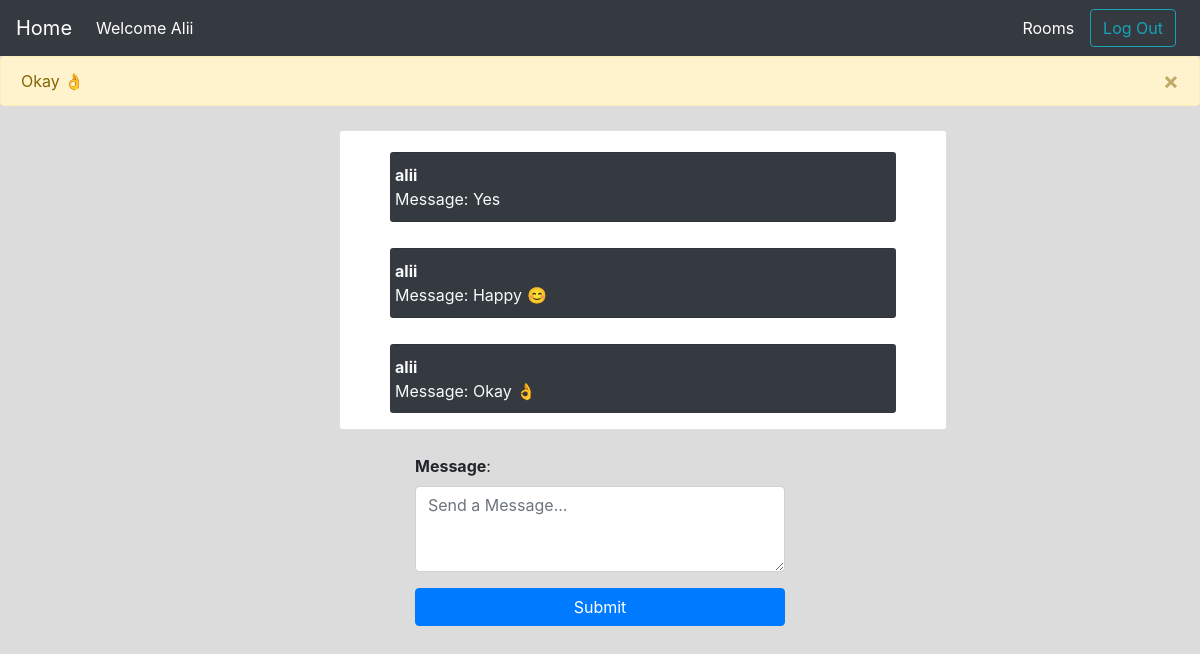
Page /rooms/work/ (signed in) on the earlier database version.
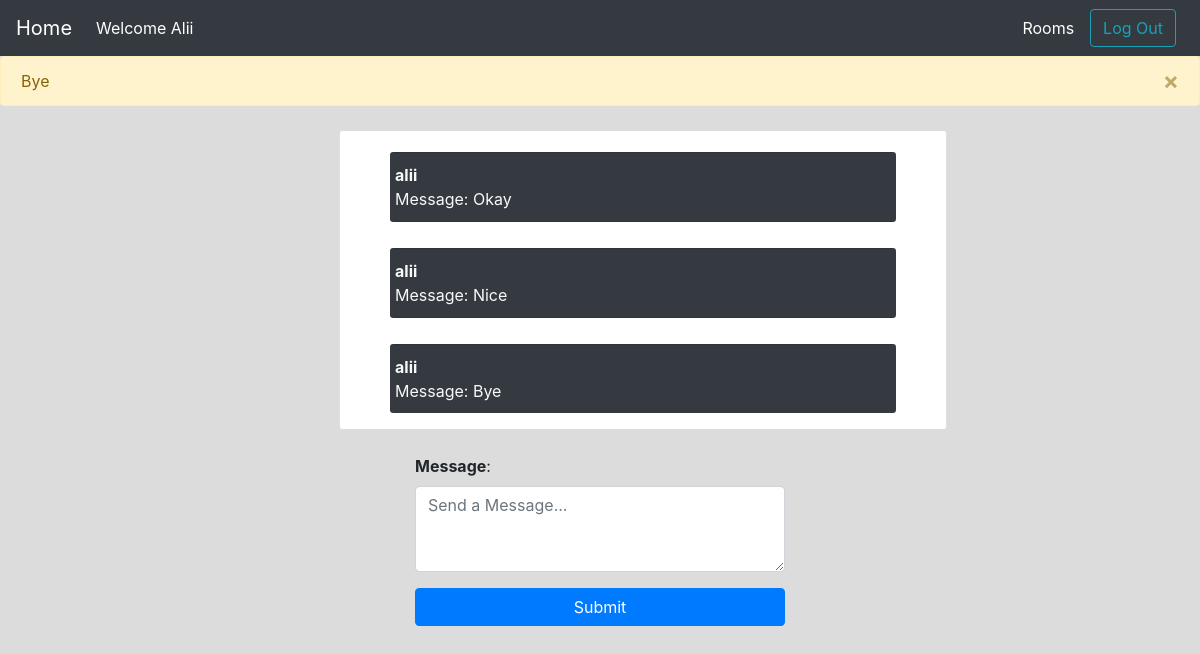
Same page on the later database version.
### rooms/models.py (models this page shows)
class Message(models.Model):
    room = models.ForeignKey(Room, related_name='messages', on_delete=models.CASCADE)
    user = models.ForeignKey(User, related_name='messages', on_delete=models.CASCADE)
    content = models.TextField()
    date_added = models.DateTimeField(auto_now_add=True)
    class Meta:
        ordering = ('date_added',)
    def __str__(self):
        return self.content

### rooms/views.py (the view)
# urls.py: path('<slug:slug>/', views.Room_detail, name='room_detail'),
@login_required
def Room_detail(request,slug):
    room = Room.objects.get(slug=slug)
    messages = Message.objects.filter(room=room)[0:25]
    return render(request, "rooms/room_detail.html", {'room': room,'messages': messages})

### rooms/templates/rooms/room_detail.html (shortened to what this page needs)
{% include 'core/base.html' %}
<div class="container col-6 mb-3" >
<div class="m-4 card" style="width: 38rem;" id="chat-messages">
    <ul class="list-group list-group-flush">
      {% if messages %}
      {% for m in messages %}
        <li class="list-group-item custom-li mb-3 rounded-sm bg-dark text-light"><b>{{ m.user.username }}</b> <br> Message: {{ m.content }}</li>
      {% endfor %}
      {% else %}
        <h5 class='text-center p-4'>No messages</h5>
      {% endif %}
    </ul>
  </div>
</div>
<div class="container col-4 mb-3">
  <form id="myForm" action="." method="POST">
      <div class="form-group">
          <label for="message"><b>Message</b>:</label>
          <textarea class="form-control" id="chat-message-input" placeholder="Send a Message..." rows="3" name="message" required></textarea>
      </div>
      <button type="submit" class="btn btn-block btn-primary" id="chat-message-submit">Submit</button>
  </form>
</div>

### core/templates/core/base.html (shortened to what this page needs)
<!DOCTYPE html>
<html lang="en">
<head>
    <link rel="stylesheet" href="https://cdn.jsdelivr.net/npm/bootstrap@4.3.1/dist/css/bootstrap.min.css">
</head>
<body style="background-color: gainsboro;">
    <nav class="navbar navbar-expand-lg navbar-dark bg-dark text-light">
        <a class="navbar-brand" href="{% url 'home' %}">Home</a>
        <div class="collapse navbar-collapse" id="navbarTogglerDemo03">
          <ul class="navbar-nav mr-auto mt-2 mt-lg-0">
            <li class="nav-item active">
              {% if request.user.is_authenticated %}
              <a class="nav-link" href="{% url 'home' %}">Welcome {{request.user.username|capfirst }}</span></a>
              {% endif %}
            </li>
          </ul>
          <form class="form-inline my-2 my-lg-0">
            {% if request.user.is_authenticated %}
              <a href="{% url 'rooms' %}" class="mr-3">Rooms</a>
              <a href="{% url 'logout' %}" class="btn btn-outline-info mr-sm-2" type="button">Log Out</a>
            {% else %}
              <a href="{% url 'login' %}" class="btn btn-outline-info mr-sm-2" type="button">Log In</a>
              <a href="{% url 'signup' %}" class="btn btn-outline-success my-2 my-sm-0">Sign Up</a>
            {% endif %}
          </form>
        </div>
      </nav>
      {% if messages %}
      <div class="alert alert-warning alert-dismissible fade show" role="alert">
        {% for message in messages %}
          {% if forloop.last %}
              {{ message }}
          {% endif %}
        {% endfor %}
        <button type="button" class="close" data-dismiss="alert" aria-label="Close">
          <span aria-hidden="true">&times;</span>
        </button>
      </div>
  {% endif %}
</body>
</html>

Differences in the rows shown:
removed Message: content "Okay 👌", user.username "alii"
removed Message: user.username "alii", content "Yes"
removed Message: user.username "alii", content "Happy 😊"
added Message: content "Bye", user.username "alii"
added Message: user.username "alii", content "Okay"
added Message: user.username "alii", content "Nice"
